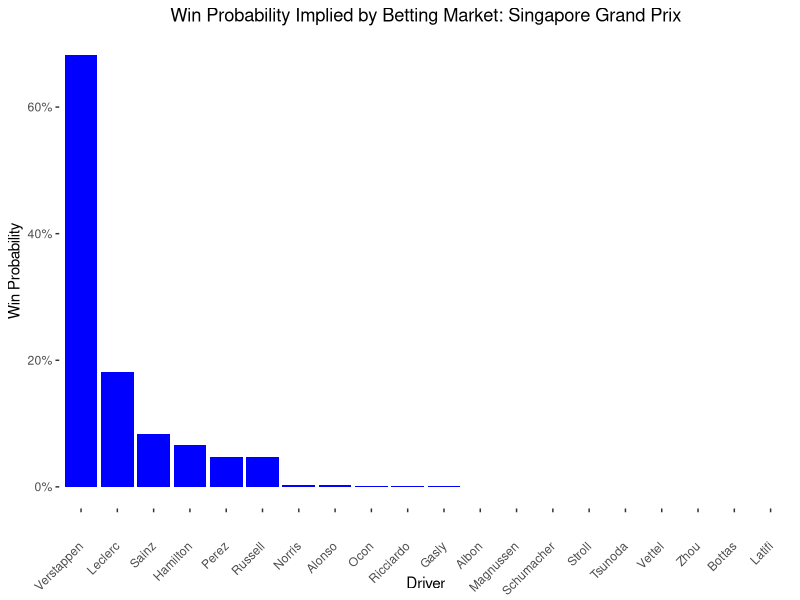

The R source for this figure:
driver = c("Verstappen", "Leclerc", "Sainz", "Hamilton", "Russell", 
            "Perez", "Norris", "Alonso", "Ricciardo", "Ocon",
            "Gasly", "Albon", "Zhou", "Magnussen", "Stroll",
            "Schumacher", "Vettel", "Tsunoda", "Bottas", "Latifi")

spreads = c(-215, 450, 1100, 1400, 2000,
            2000, 30000, 35000, 50000, 50000,
            75000, 200000, 200000, 200000, 200000,
            200000, 200000, 200000, 250000, 400000)

df = data.frame(driver, spreads)

underdog_prob = function(spread) {
  prob = (100 / ((spread + 100)))
  return(prob)
}

fave_prob = function(spread) {
  prob = (-1*spread) / ((-1*spread) + 100)
  return(prob)
}

df$prob = ifelse(sign(df$spreads) == -1, 
                     fave_prob(df$spreads), 
                     underdog_prob(df$spreads))

sum_prob = sum(df$prob)

library(ggplot2)

plot = ggplot(data=df, aes(x=reorder(driver, -prob), y=prob)) +
  geom_bar(stat="identity", fill="blue1") +
  xlab("Driver") +
  ylab("Win Probability") +
  ggtitle("Win Probability Implied by Betting Market: Singapore Grand Prix") +
  theme(plot.title=element_text(hjust=0.5)) +
  ylim(0,1) +
  scale_y_continuous(labels = scales::percent) +
  theme(axis.text.x = element_text(angle = 45, vjust = 0.5, hjust=1)) +
  theme(panel.background = element_blank()) 

plot

df_sing_22 = df

# get team symbol onto chart (use powerpoint?)
# driver nationality flag below them on x axis